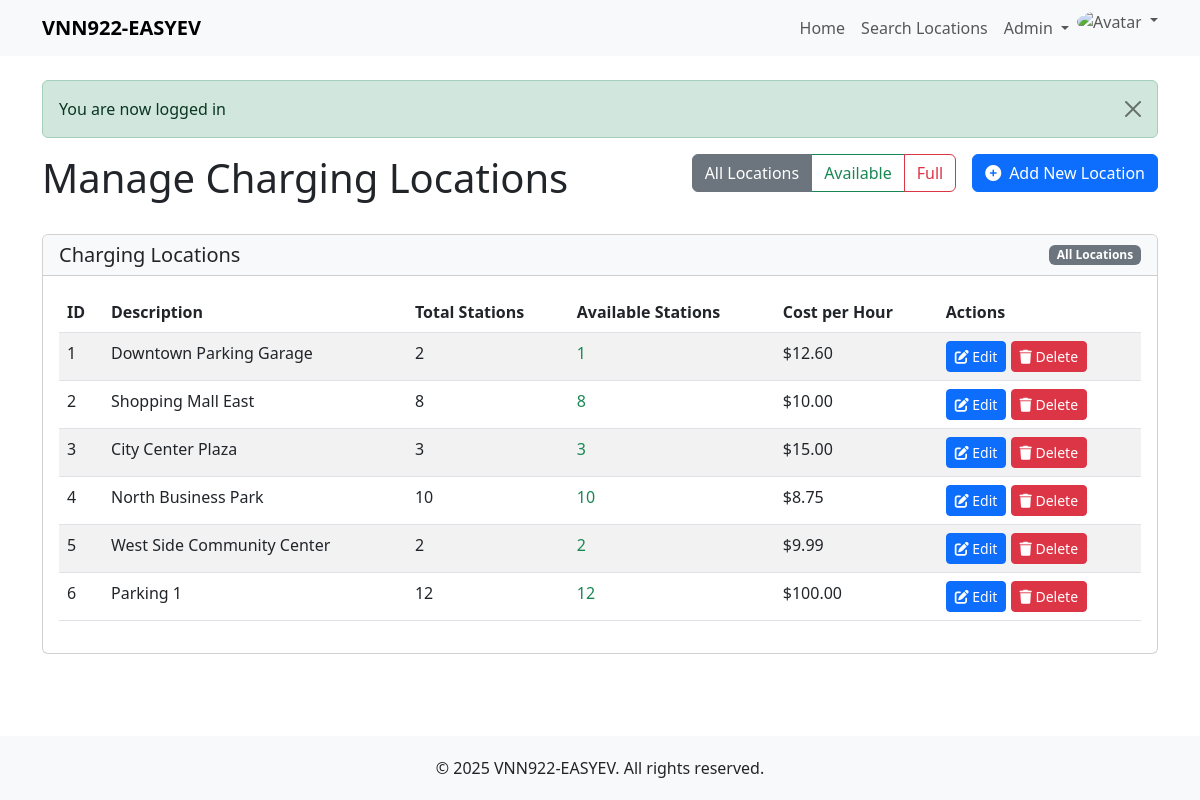
The page /admin/locations.php (signed in) on the database its author committed.
### tables this page shows
CREATE TABLE IF NOT EXISTS charging_locations (
    location_id INT AUTO_INCREMENT PRIMARY KEY,
    description VARCHAR(255) NOT NULL,
    num_stations INT NOT NULL,
    cost_per_hour DECIMAL(10, 2) NOT NULL,
    created_at TIMESTAMP DEFAULT CURRENT_TIMESTAMP,
    updated_at TIMESTAMP DEFAULT CURRENT_TIMESTAMP ON UPDATE CURRENT_TIMESTAMP
);

### classes/Database.php (called while the page is built, shortened)
<?php
class Database {
    private $host = DB_HOST;
    private $user = DB_USER;
    private $pass = DB_PASS;
    private $dbname = DB_NAME;
    private $dbh;
    private $stmt;
    public function __construct() {
        $dsn = 'mysql:host=' . $this->host . ';dbname=' . $this->dbname;
        $options = array(
            PDO::ATTR_PERSISTENT => true,
            PDO::ATTR_ERRMODE => PDO::ERRMODE_EXCEPTION,
            PDO::ATTR_DEFAULT_FETCH_MODE => PDO::FETCH_ASSOC
        );
        try {
            $this->dbh = new PDO($dsn, $this->user, $this->pass, $options);
        } catch(PDOException $e) {
            $this->error = $e->getMessage();
            echo 'Connection Error: ' . $this->error;
        }
    }
    public function query($query) {
        $this->stmt = $this->dbh->prepare($query);
    }
    public function execute() {
        return $this->stmt->execute();
    }
    public function resultSet() {
        $this->execute();
        return $this->stmt->fetchAll();
    }
}

### classes/Location.php (called while the page is built, shortened)
<?php
class Location {
    private $db;
    public function __construct() {
        $this->db = new Database;
    }
    public function getFullLocations() {
        $this->db->query('SELECT cl.location_id,
                         cl.description,
                         cl.num_stations,
                         cl.cost_per_hour,
                         (SELECT COUNT(*) FROM charging_sessions cs
                          WHERE cs.location_id = cl.location_id AND cs.status = "active")
                          AS active_sessions,
                         (cl.num_stations - (SELECT COUNT(*) FROM charging_sessions cs
                                            WHERE cs.location_id = cl.location_id AND cs.status = "active"))
                          AS available_stations
                        FROM charging_locations cl
                        ORDER BY cl.location_id');
        return $this->db->resultSet();
    }
}

### admin/locations.php (the view, shortened to what this page needs)
<?php
require_once '../classes/Database.php';
require_once '../classes/Location.php';
$location = new Location();
$filter = isset($_GET['filter']) ? $_GET['filter'] : 'all';
switch ($filter) {
    case 'all':
    default:
        $locations = $location->getFullLocations();
        break;
}
include_once '../includes/header.php';
?>
<div class="row mb-4">
    <div class="col-md-6">
        <h1>Manage Charging Locations</h1>
    </div>
    <div class="col-md-6 text-end">
        <div class="d-flex justify-content-end">
            <div class="me-3">
                <div class="btn-group" role="group" aria-label="Filter locations">
                    <a href="/admin/locations.php" class="btn btn-outline-secondary <?php echo $filter === 'all' ? 'active' : ''; ?>">
                        All Locations
                    </a>
                    <a href="/admin/locations.php?filter=available" class="btn btn-outline-success <?php echo $filter === 'available' ? 'active' : ''; ?>">
                        Available
                    </a>
                    <a href="/admin/locations.php?filter=full" class="btn btn-outline-danger <?php echo $filter === 'full' ? 'active' : ''; ?>">
                        Full
                    </a>
                </div>
            </div>
            <a href="/admin/add-location.php" class="btn btn-primary">
                <i class="fas fa-plus-circle me-2"></i>Add New Location
            </a>
        </div>
    </div>
</div>
<div class="card mb-4">
    <div class="card-header bg-light d-flex justify-content-between align-items-center">
        <h5 class="mb-0">Charging Locations</h5>
        <span class="badge bg-<?php echo $filter === 'available' ? 'success' : ($filter === 'full' ? 'danger' : 'secondary'); ?>">
            <?php
                echo $filter === 'available' ? 'Available Locations' :
                    ($filter === 'full' ? 'Full Locations' : 'All Locations');
            ?>
        </span>
    </div>
    <div class="card-body">
        <div class="table-responsive">
            <table class="table table-striped table-hover">
                <thead>
                    <tr>
                        <th>ID</th>
                        <th>Description</th>
                        <th>Total Stations</th>
                        <th>Available Stations</th>
                        <th>Cost per Hour</th>
                        <th>Actions</th>
                    </tr>
                </thead>
                <tbody>
                    <?php if (empty($locations)) : ?>
                        <tr>
                            <td colspan="6" class="text-center">No locations found</td>
                        </tr>
                    <?php else: ?>
                        <?php foreach ($locations as $loc) : ?>
                            <tr>
                                <td><?php echo isset($loc['location_id']) ? htmlspecialchars($loc['location_id']) : ''; ?></td>
                                <td><?php echo isset($loc['description']) ? htmlspecialchars($loc['description']) : ''; ?></td>
                                <td><?php echo isset($loc['num_stations']) ? htmlspecialchars($loc['num_stations']) : ''; ?></td>
                                <td>
                                    <?php
                                        $available = isset($loc['available_stations']) ? intval($loc['available_stations']) : 0;
                                        if ($available > 0) {
                                            echo '<span class="text-success">' . $available . '</span>';
                                        } else {
                                            echo '<span class="text-danger">0 (Full)</span>';
                                        }
                                    ?>
                                </td>
                                <td>$<?php echo isset($loc['cost_per_hour']) ? number_format((float)$loc['cost_per_hour'], 2) : '0.00'; ?></td>
                                <td>
                                    <a href="/admin/edit-location.php?id=<?php echo isset($loc['location_id']) ? $loc['location_id'] : ''; ?>" class="btn btn-sm btn-primary">
                                        <i class="fas fa-edit"></i> Edit
                                    </a>
                                    <a href="/admin/locations.php?delete=<?php echo isset($loc['location_id']) ? $loc['location_id'] : ''; ?><?php echo $filter !== 'all' ? '&filter=' . $filter : ''; ?>"
                                       class="btn btn-sm btn-danger"
                                       onclick="return confirm('Are you sure you want to delete this location?');">
                                        <i class="fas fa-trash"></i> Delete
                                    </a>
                                </td>
                            </tr>
                        <?php endforeach; ?>
                    <?php endif; ?>
                </tbody>
            </table>
        </div>
    </div>
</div>
<?php include_once '../includes/footer.php'; ?>

### includes/header.php (style rules this page uses)
body { padding-top: 56px; min-height: 100vh; display: flex; flex-direction: column; }
.card { margin-bottom: 20px; }

### rows shown on the page
charging_locations: location_id "1", description "Downtown Parking Garage", num_stations "2", available "1", cost_per_hour "12.60"
charging_locations: location_id "2", description "Shopping Mall East", num_stations "8", available "8", cost_per_hour "10.00"
charging_locations: location_id "3", description "City Center Plaza", num_stations "3", available "3", cost_per_hour "15.00"
charging_locations: location_id "4", description "North Business Park", num_stations "10", available "10", cost_per_hour "8.75"
charging_locations: location_id "5", description "West Side Community Center", num_stations "2", available "2", cost_per_hour "9.99"
charging_locations: location_id "6", description "Parking 1", num_stations "12", available "12", cost_per_hour "100.00"

### other values the page prints
SITE_NAME "VNN922-EASYEV"
$_SESSION['message'] "You are now logged in"
